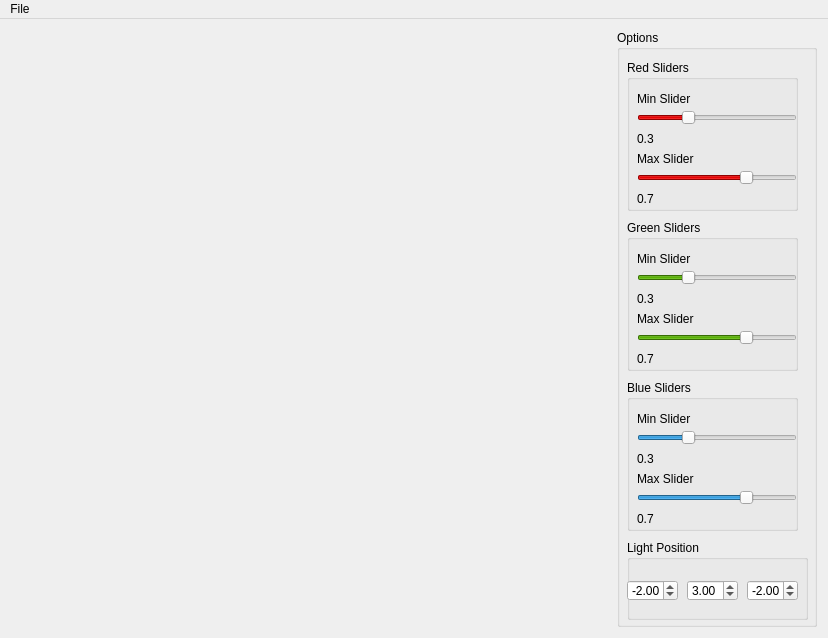
<?xml version="1.0" encoding="UTF-8"?>
<ui version="4.0">
 <class>MainWindow</class>
 <widget class="QMainWindow" name="MainWindow">
  <property name="geometry">
   <rect>
    <x>0</x>
    <y>0</y>
    <width>828</width>
    <height>638</height>
   </rect>
  </property>
  <property name="minimumSize">
   <size>
    <width>827</width>
    <height>618</height>
   </size>
  </property>
  <property name="baseSize">
   <size>
    <width>600</width>
    <height>600</height>
   </size>
  </property>
  <property name="windowTitle">
   <string>MainWindow</string>
  </property>
  <widget class="QWidget" name="Widget">
   <property name="minimumSize">
    <size>
     <width>827</width>
     <height>0</height>
    </size>
   </property>
   <property name="baseSize">
    <size>
     <width>600</width>
     <height>600</height>
    </size>
   </property>
   <layout class="QHBoxLayout" name="horizontalLayout">
    <item>
     <widget class="GLWidget" name="glwidget" native="true">
      <property name="minimumSize">
       <size>
        <width>600</width>
        <height>600</height>
       </size>
      </property>
      <property name="maximumSize">
       <size>
        <width>16777215</width>
        <height>16777215</height>
       </size>
      </property>
      <property name="baseSize">
       <size>
        <width>600</width>
        <height>600</height>
       </size>
      </property>
     </widget>
    </item>
    <item>
     <layout class="QVBoxLayout" name="Configuration">
      <item>
       <widget class="QGroupBox" name="TreeOptions">
        <property name="minimumSize">
         <size>
          <width>200</width>
          <height>0</height>
         </size>
        </property>
        <property name="maximumSize">
         <size>
          <width>200</width>
          <height>16777215</height>
         </size>
        </property>
        <property name="title">
         <string>Options</string>
        </property>
        <widget class="QGroupBox" name="RedSliders">
         <property name="geometry">
          <rect>
           <x>10</x>
           <y>30</y>
           <width>171</width>
           <height>151</height>
          </rect>
         </property>
         <property name="palette">
          <palette>
           <active>
            <colorrole role="Highlight">
             <brush brushstyle="SolidPattern">
              <color alpha="255">
               <red>204</red>
               <green>0</green>
               <blue>0</blue>
              </color>
             </brush>
            </colorrole>
           </active>
           <inactive>
            <colorrole role="Highlight">
             <brush brushstyle="SolidPattern">
              <color alpha="255">
               <red>204</red>
               <green>0</green>
               <blue>0</blue>
              </color>
             </brush>
            </colorrole>
           </inactive>
           <disabled>
            <colorrole role="Highlight">
             <brush brushstyle="SolidPattern">
              <color alpha="255">
               <red>145</red>
               <green>141</green>
               <blue>126</blue>
              </color>
             </brush>
            </colorrole>
           </disabled>
          </palette>
         </property>
         <property name="title">
          <string>Red Sliders</string>
         </property>
         <property name="flat">
          <bool>true</bool>
         </property>
         <widget class="QLabel" name="label_2">
          <property name="geometry">
           <rect>
            <x>10</x>
            <y>90</y>
            <width>101</width>
            <height>17</height>
           </rect>
          </property>
          <property name="text">
           <string>Max Slider</string>
          </property>
         </widget>
         <widget class="QSlider" name="MaxSlider_R">
          <property name="geometry">
           <rect>
            <x>10</x>
            <y>110</y>
            <width>160</width>
            <height>16</height>
           </rect>
          </property>
          <property name="maximum">
           <number>100</number>
          </property>
          <property name="sliderPosition">
           <number>70</number>
          </property>
          <property name="orientation">
           <enum>Qt::Horizontal</enum>
          </property>
         </widget>
         <widget class="QLabel" name="MaxValue_R">
          <property name="geometry">
           <rect>
            <x>10</x>
            <y>130</y>
            <width>54</width>
            <height>17</height>
           </rect>
          </property>
          <property name="text">
           <string>0.7</string>
          </property>
         </widget>
         <widget class="QSlider" name="MinSlider_R">
          <property name="geometry">
           <rect>
            <x>10</x>
            <y>50</y>
            <width>160</width>
            <height>16</height>
           </rect>
          </property>
          <property name="maximum">
           <number>100</number>
          </property>
          <property name="value">
           <number>30</number>
          </property>
          <property name="sliderPosition">
           <number>30</number>
          </property>
          <property name="orientation">
           <enum>Qt::Horizontal</enum>
          </property>
         </widget>
         <widget class="QLabel" name="label">
          <property name="geometry">
           <rect>
            <x>10</x>
            <y>30</y>
            <width>101</width>
            <height>17</height>
           </rect>
          </property>
          <property name="text">
           <string>Min Slider</string>
          </property>
         </widget>
         <widget class="QLabel" name="MinValue_R">
          <property name="geometry">
           <rect>
            <x>10</x>
            <y>70</y>
            <width>54</width>
            <height>17</height>
           </rect>
          </property>
          <property name="text">
           <string>0.3</string>
          </property>
         </widget>
        </widget>
        <widget class="QGroupBox" name="GreenSliders">
         <property name="geometry">
          <rect>
           <x>10</x>
           <y>190</y>
           <width>171</width>
           <height>151</height>
          </rect>
         </property>
         <property name="palette">
          <palette>
           <active>
            <colorrole role="Highlight">
             <brush brushstyle="SolidPattern">
              <color alpha="255">
               <red>78</red>
               <green>154</green>
               <blue>6</blue>
              </color>
             </brush>
            </colorrole>
           </active>
           <inactive>
            <colorrole role="Highlight">
             <brush brushstyle="SolidPattern">
              <color alpha="255">
               <red>78</red>
               <green>154</green>
               <blue>6</blue>
              </color>
             </brush>
            </colorrole>
           </inactive>
           <disabled>
            <colorrole role="Highlight">
             <brush brushstyle="SolidPattern">
              <color alpha="255">
               <red>145</red>
               <green>141</green>
               <blue>126</blue>
              </color>
             </brush>
            </colorrole>
           </disabled>
          </palette>
         </property>
         <property name="title">
          <string>Green Sliders</string>
         </property>
         <property name="flat">
          <bool>true</bool>
         </property>
         <widget class="QLabel" name="label_7">
          <property name="geometry">
           <rect>
            <x>10</x>
            <y>90</y>
            <width>101</width>
            <height>17</height>
           </rect>
          </property>
          <property name="text">
           <string>Max Slider</string>
          </property>
         </widget>
         <widget class="QSlider" name="MaxSlider_G">
          <property name="geometry">
           <rect>
            <x>10</x>
            <y>110</y>
            <width>160</width>
            <height>16</height>
           </rect>
          </property>
          <property name="maximum">
           <number>100</number>
          </property>
          <property name="sliderPosition">
           <number>70</number>
          </property>
          <property name="orientation">
           <enum>Qt::Horizontal</enum>
          </property>
         </widget>
         <widget class="QLabel" name="MaxValue_G">
          <property name="geometry">
           <rect>
            <x>10</x>
            <y>130</y>
            <width>54</width>
            <height>17</height>
           </rect>
          </property>
          <property name="text">
           <string>0.7</string>
          </property>
         </widget>
         <widget class="QSlider" name="MinSlider_G">
          <property name="geometry">
           <rect>
            <x>10</x>
            <y>50</y>
            <width>160</width>
            <height>16</height>
           </rect>
          </property>
          <property name="maximum">
           <number>100</number>
          </property>
          <property name="value">
           <number>30</number>
          </property>
          <property name="sliderPosition">
           <number>30</number>
          </property>
          <property name="orientation">
           <enum>Qt::Horizontal</enum>
          </property>
         </widget>
         <widget class="QLabel" name="label_8">
          <property name="geometry">
           <rect>
            <x>10</x>
            <y>30</y>
            <width>101</width>
            <height>17</height>
           </rect>
          </property>
          <property name="text">
           <string>Min Slider</string>
          </property>
         </widget>
         <widget class="QLabel" name="MinValue_G">
          <property name="geometry">
           <rect>
            <x>10</x>
            <y>70</y>
            <width>54</width>
            <height>17</height>
           </rect>
          </property>
          <property name="text">
           <string>0.3</string>
          </property>
         </widget>
        </widget>
        <widget class="QGroupBox" name="BlueSliders">
         <property name="geometry">
          <rect>
           <x>10</x>
           <y>350</y>
           <width>171</width>
           <height>151</height>
          </rect>
         </property>
         <property name="title">
          <string>Blue Sliders</string>
         </property>
         <property name="flat">
          <bool>true</bool>
         </property>
         <widget class="QLabel" name="label_9">
          <property name="geometry">
           <rect>
            <x>10</x>
            <y>90</y>
            <width>101</width>
            <height>17</height>
           </rect>
          </property>
          <property name="text">
           <string>Max Slider</string>
          </property>
         </widget>
         <widget class="QSlider" name="MaxSlider_B">
          <property name="geometry">
           <rect>
            <x>10</x>
            <y>110</y>
            <width>160</width>
            <height>16</height>
           </rect>
          </property>
          <property name="maximum">
           <number>100</number>
          </property>
          <property name="sliderPosition">
           <number>70</number>
          </property>
          <property name="orientation">
           <enum>Qt::Horizontal</enum>
          </property>
         </widget>
         <widget class="QLabel" name="MaxValue_B">
          <property name="geometry">
           <rect>
            <x>10</x>
            <y>130</y>
            <width>54</width>
            <height>17</height>
           </rect>
          </property>
          <property name="text">
           <string>0.7</string>
          </property>
         </widget>
         <widget class="QSlider" name="MinSlider_B">
          <property name="geometry">
           <rect>
            <x>10</x>
            <y>50</y>
            <width>160</width>
            <height>16</height>
           </rect>
          </property>
          <property name="maximum">
           <number>100</number>
          </property>
          <property name="value">
           <number>30</number>
          </property>
          <property name="sliderPosition">
           <number>30</number>
          </property>
          <property name="orientation">
           <enum>Qt::Horizontal</enum>
          </property>
         </widget>
         <widget class="QLabel" name="label_10">
          <property name="geometry">
           <rect>
            <x>10</x>
            <y>30</y>
            <width>101</width>
            <height>17</height>
           </rect>
          </property>
          <property name="text">
           <string>Min Slider</string>
          </property>
         </widget>
         <widget class="QLabel" name="MinValue_B">
          <property name="geometry">
           <rect>
            <x>10</x>
            <y>70</y>
            <width>54</width>
            <height>17</height>
           </rect>
          </property>
          <property name="text">
           <string>0.3</string>
          </property>
         </widget>
        </widget>
        <widget class="QGroupBox" name="groupBox">
         <property name="geometry">
          <rect>
           <x>10</x>
           <y>510</y>
           <width>181</width>
           <height>80</height>
          </rect>
         </property>
         <property name="title">
          <string>Light Position</string>
         </property>
         <widget class="QDoubleSpinBox" name="x_light">
          <property name="geometry">
           <rect>
            <x>0</x>
            <y>40</y>
            <width>51</width>
            <height>21</height>
           </rect>
          </property>
          <property name="minimum">
           <double>-20.000000000000000</double>
          </property>
          <property name="singleStep">
           <double>0.500000000000000</double>
          </property>
          <property name="value">
           <double>-2.000000000000000</double>
          </property>
         </widget>
         <widget class="QDoubleSpinBox" name="z_light">
          <property name="geometry">
           <rect>
            <x>120</x>
            <y>40</y>
            <width>51</width>
            <height>21</height>
           </rect>
          </property>
          <property name="wrapping">
           <bool>false</bool>
          </property>
          <property name="minimum">
           <double>-20.000000000000000</double>
          </property>
          <property name="singleStep">
           <double>0.500000000000000</double>
          </property>
          <property name="value">
           <double>-2.000000000000000</double>
          </property>
         </widget>
         <widget class="QDoubleSpinBox" name="y_light">
          <property name="geometry">
           <rect>
            <x>60</x>
            <y>40</y>
            <width>51</width>
            <height>21</height>
           </rect>
          </property>
          <property name="minimum">
           <double>-20.000000000000000</double>
          </property>
          <property name="singleStep">
           <double>0.500000000000000</double>
          </property>
          <property name="value">
           <double>3.000000000000000</double>
          </property>
         </widget>
        </widget>
        <zorder>groupBox</zorder>
        <zorder>RedSliders</zorder>
        <zorder>GreenSliders</zorder>
        <zorder>BlueSliders</zorder>
       </widget>
      </item>
     </layout>
    </item>
   </layout>
  </widget>
  <widget class="QMenuBar" name="menuBar">
   <property name="geometry">
    <rect>
     <x>0</x>
     <y>0</y>
     <width>828</width>
     <height>22</height>
    </rect>
   </property>
   <widget class="QMenu" name="menuFile">
    <property name="title">
     <string>File</string>
    </property>
    <addaction name="actionQuit"/>
    <addaction name="actionLoad"/>
   </widget>
   <addaction name="menuFile"/>
  </widget>
  <action name="actionQuit">
   <property name="text">
    <string>Quit</string>
   </property>
  </action>
  <action name="actionLoad">
   <property name="text">
    <string>Load</string>
   </property>
  </action>
 </widget>
 <layoutdefault spacing="6" margin="11"/>
 <customwidgets>
  <customwidget>
   <class>GLWidget</class>
   <extends>QWidget</extends>
   <header>glwidget.h</header>
   <container>1</container>
   <slots>
    <signal>SetFaces(QString)</signal>
    <signal>SetVertices(QString)</signal>
    <signal>SetFramerate(QString)</signal>
   </slots>
  </customwidget>
 </customwidgets>
 <resources/>
 <connections/>
 <slots>
  <signal>updated_plane(double,double,double,double,bool)</signal>
  <slot>toggle_transfer_function_dialog()</slot>
 </slots>
</ui>
